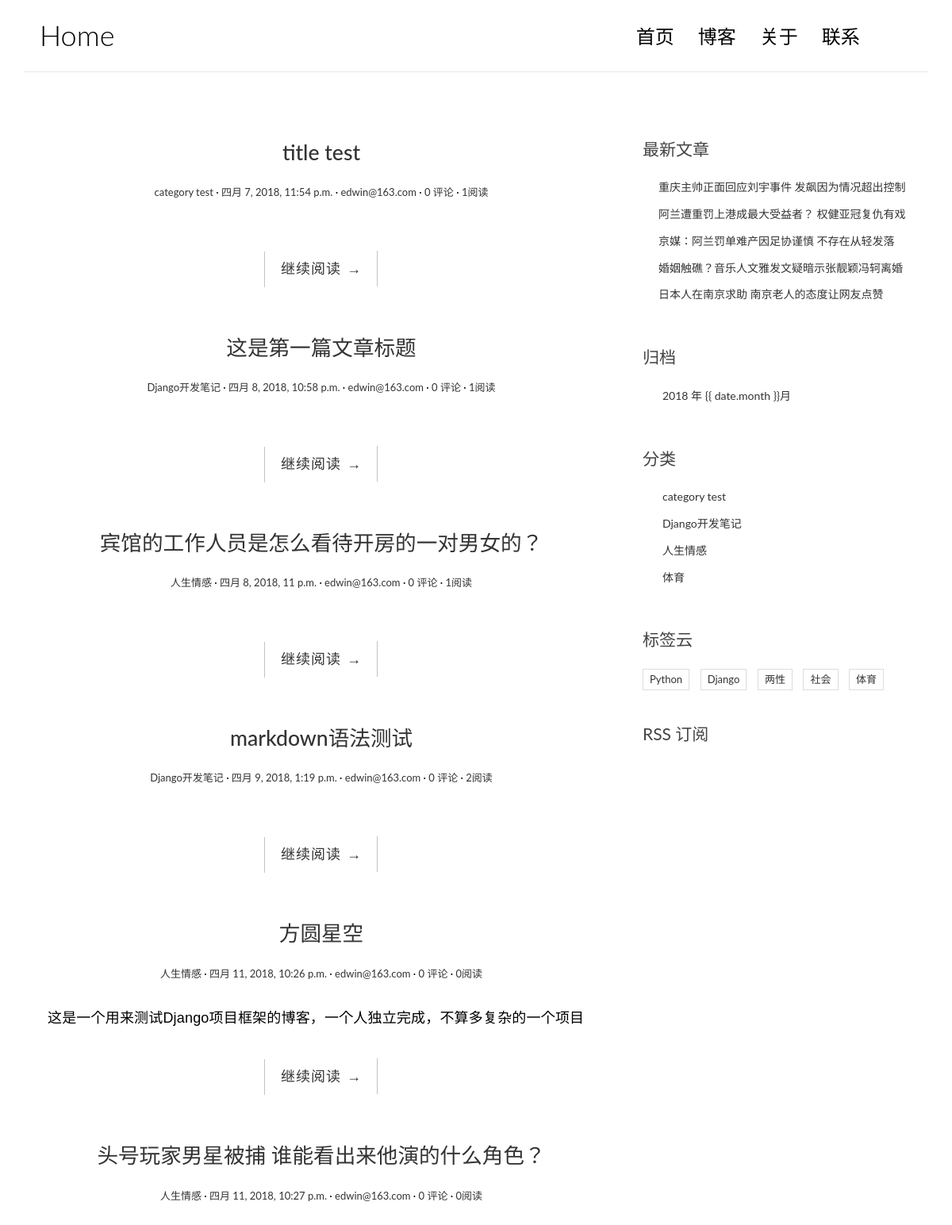
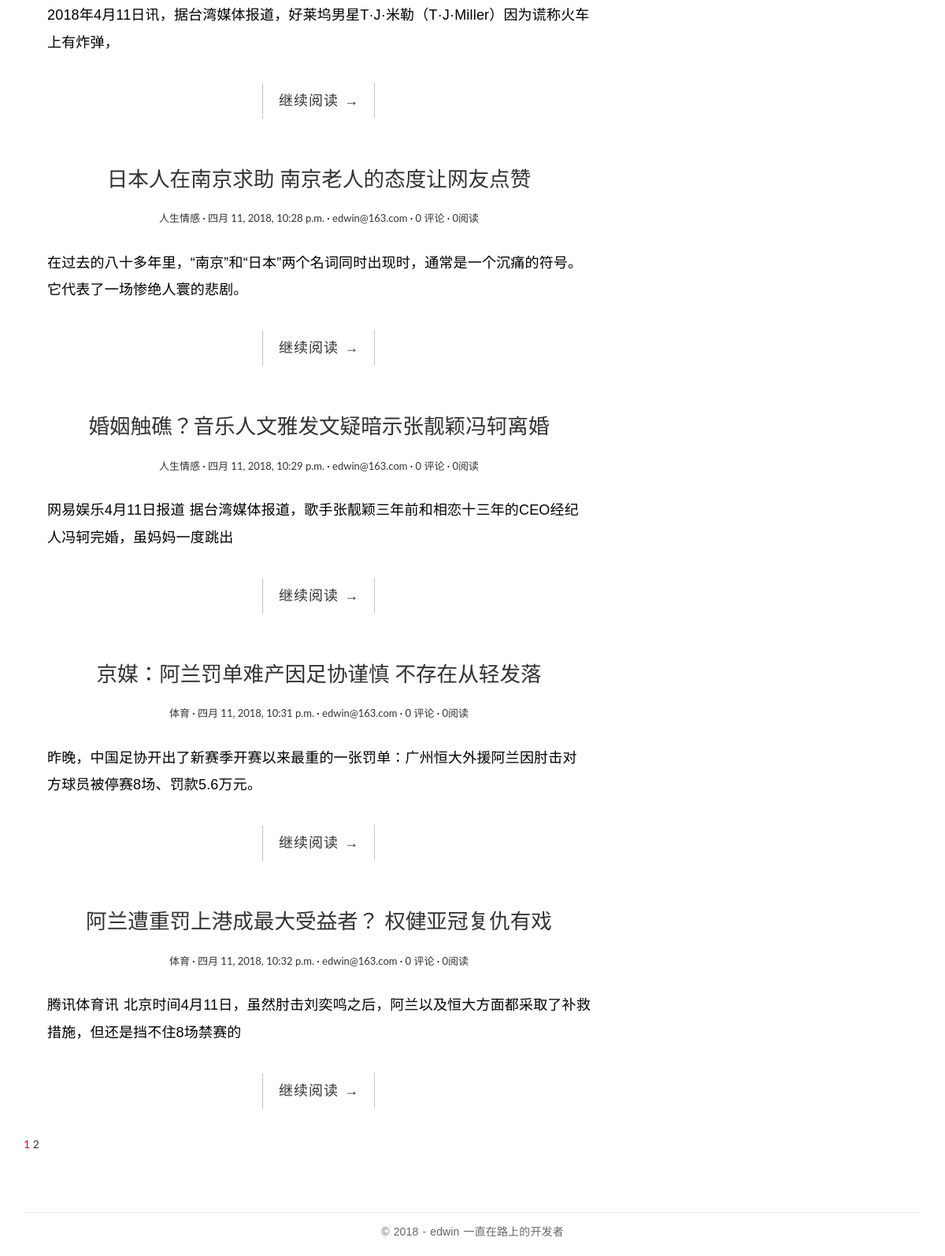
Before: / with the older database file (2 pictures, top to bottom).
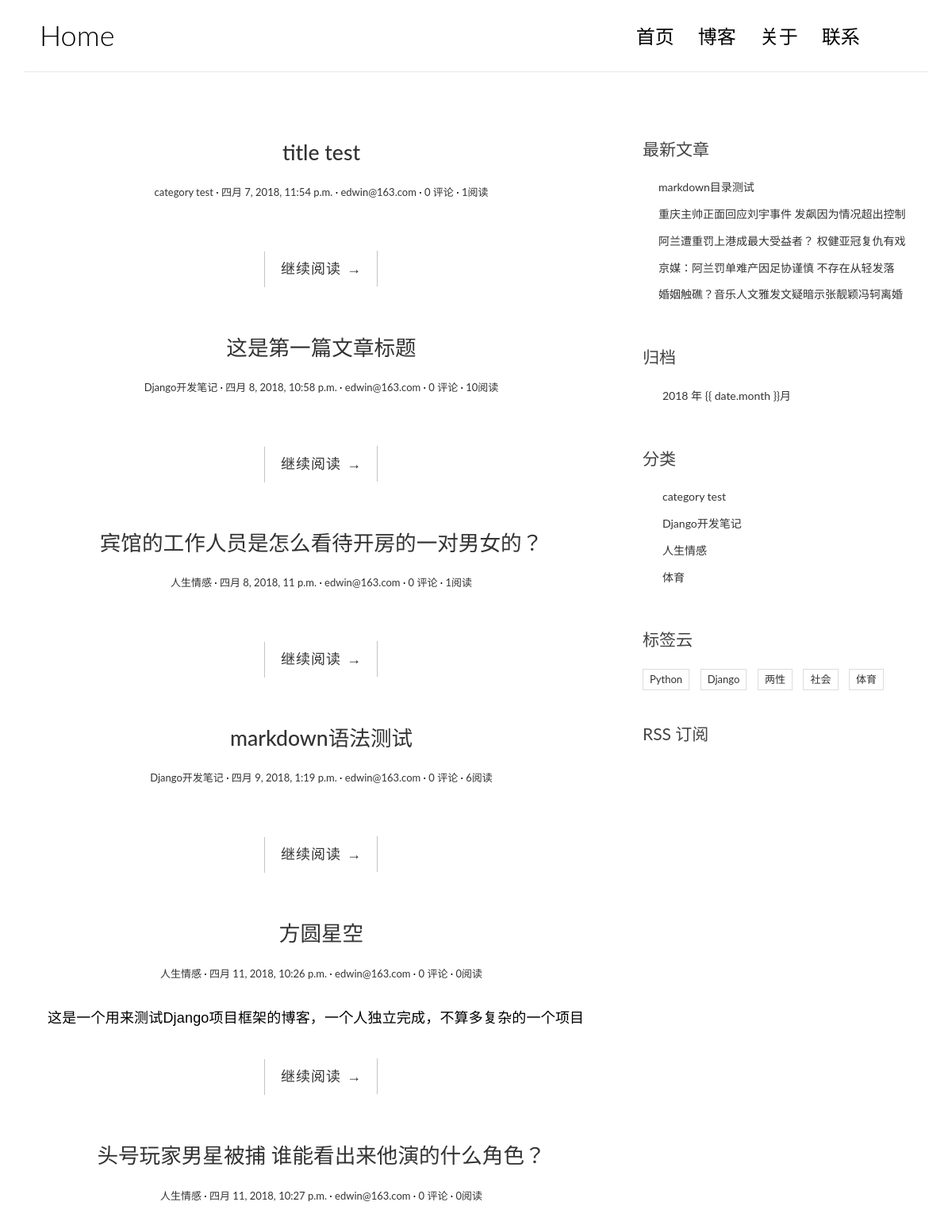
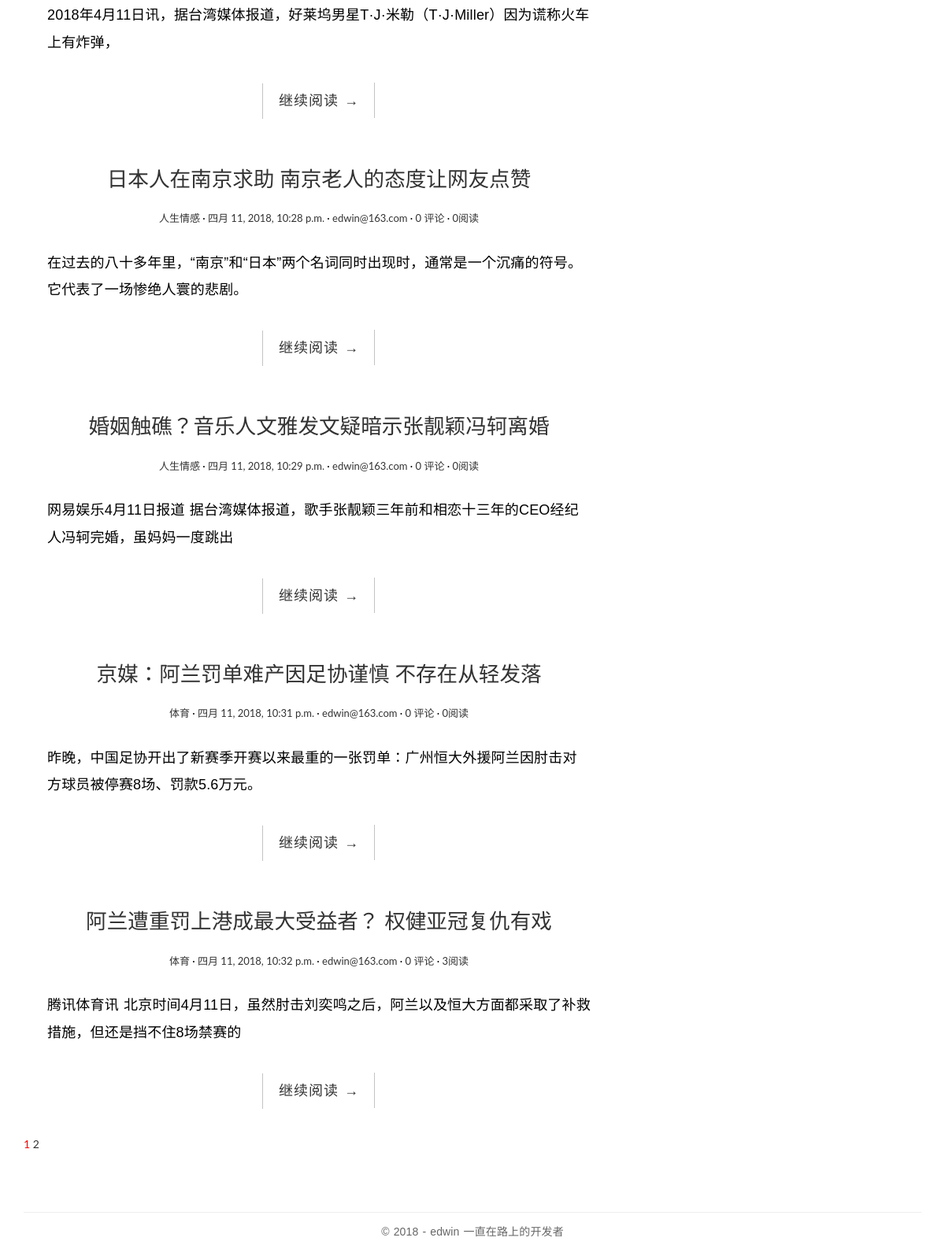
After: the same page with the newer database file (2 pictures, top to bottom).
### blog/models.py (models this page shows, shortened)
@python_2_unicode_compatible
class Port(models.Model):
    title = models.CharField(max_length=70,blank=False)
    body = models.TextField()
    created_time = models.DateTimeField()
    modified_time = models.DateTimeField()
    excerpt = models.CharField(max_length=200, blank=True)
    category = models.ForeignKey(Category)
    tags = models.ManyToManyField(Tag, blank=True)
    author = models.ForeignKey(User)
    def get_absolute_url(self):
        return reverse('blog:detail',kwargs={'pk':self.pk})
    views = models.PositiveIntegerField(default=0)

@python_2_unicode_compatible
class Category(models.Model):
    name = models.CharField(max_length=200)

@python_2_unicode_compatible
class Tag(models.Model):
    name = models.CharField(max_length=100)

### blog/views.py (the view, shortened to what this page needs)
# urls.py: url(r'^$', views.IndexView.as_view(), name='index'),
class IndexView(ListView):
    model = Port
    template_name = 'blog/index.html'
    context_object_name = 'post_list'
    paginate_by = 10
    def get_context_data(self, **kwargs):
        context = super().get_context_data(**kwargs)
        paginator = context.get('paginator')
        page = context.get('page_obj')
        is_paginated = context.get('is_paginated')
        pagination_data = self.pagination_data(paginator, page, is_paginated)
        context.update(pagination_data)
        return context
    def pagination_data(self, paginator, page, is_paginated):
        if not is_paginated:
            return {}
        left = []
        right = []
        left_has_more = False
        right_has_more = False
        first = False
        last = False
        page_number = page.number
        total_pages = paginator.num_pages
        page_range = paginator.page_range
        if page_number == 1:
            right = page_range[page_number:page_number + 2]
            if right[-1] < total_pages - 1:
                right_has_more = True
            if right[-1] < total_pages:
                last = True
        elif page_number == total_pages:
            left = page_range[(page_number - 3) if (page_number - 3) > 0 else 0:page_number - 1]
            if left[0] > 2:
                left_has_more = True
            if left[0] > 1:
                first = True
        data = {
            'left': left,
            'right': right,
            'left_has_more': left_has_more,
            'right_has_more': right_has_more,
            'first': first,
            'last': last,
        }
        return data

### blog/templatetags/blog_tags.py (called while the page is built)
@register.simple_tag
def get_recent_posts(num=5):
    return Port.objects.all().order_by('-created_time')[:num]

@register.simple_tag
def archives():
    return Port.objects.dates('created_time','month',order='DESC')

@register.simple_tag
def get_categories():
    return Category.objects.annotate(num_posts=Count('port')).filter(num_posts__gt=0)

@register.simple_tag
def get_tags():
    return Tag.objects.annotate(num_posts=Count('port')).filter(num_posts__gt=0)

### templates/blog/index.html (shortened to what this page needs)
{% extends 'base.html' %}
{% block main %}
{% for post in post_list %}
<article class="post post-1">
    <header class="entry-header">
        <h1 class="entry-title">
            <a href="{{ post.get_absolute_url }}">{{post.title}}</a>
        </h1>
        <div class="entry-meta">
            <span class="post-category"><a href="#">{{post.category.name}}</a></span>
            <span class="post-date"><a href="#"><time class="entry-date"
                                                      datetime="{{post.created_time}}">{{post.created_time}}</time></a></span>
            <span class="post-author"><a href="#">{{ post.author }}</a></span>
            <span class="comments-link"><a href="#">{{ comment_list|length}} 评论</a></span>
            <span class="views-count"><a href="#">{{ post.views }}阅读</a></span>
        </div>
    </header>
    <div class="entry-content clearfix">
        <p>{{ post.excerpt }}</p>
        <div class="read-more cl-effect-14">
            <a href="{{ post.get_absolute_url }}" class="more-link">继续阅读 <span class="meta-nav">→</span></a>
        </div>
    </div>
</article>
{% empty%}
<div class="no-post">暂时还没有发布的文章</div>
{% endfor %}
{% if is_paginated %}
<div class="pagination">
  <a href="?page={{ page_obj.number }}" style="color: red">{{ page_obj.number }}</a>
  {% if right %}
    {% for i in right %}
        <a href="?page={{ i }}">{{ i }}</a>
    {% endfor %}
  {% endif %}
</div>
{% endif %}
{% endblock main %}

### templates/base.html (shortened to what this page needs)
{% load staticfiles %}
{% load blog_tags %}
<!DOCTYPE html>
<html>
<head>
    <link href="https://cdn.bootcss.com/bootstrap/3.3.7/css/bootstrap.min.css" rel="stylesheet">
    <link rel="stylesheet" href="http://code.ionicframework.com/ionicons/2.0.1/css/ionicons.min.css">
    <link rel="stylesheet" href="{% static 'blog/css/pace.css' %}">
    <link rel="stylesheet" href="{% static 'blog/css/custom.css' %}">
    <link rel="stylesheet" href="{% static 'blog/css/highlights/github.css' %}">
</head>
<body>
<div class="container">
    <header id="site-header">
        <div class="row">
            <div class="col-md-4 col-sm-5 col-xs-8">
                <div class="logo">
                    <h1><a href="{% url 'blog:index'%}">Home</a></h1>
                </div>
            </div>
            <div class="col-md-8 col-sm-7 col-xs-4">
                <nav class="main-nav" role="navigation">
                    <div class="collapse navbar-collapse" id="bs-example-navbar-collapse-1">
                        <ul class="nav navbar-nav navbar-right">
                            <li class="cl-effect-11"><a href="{% url 'blog:index'%}" data-hover="首页">首页</a></li>
                            <li class="cl-effect-11"><a href="full-width.html" data-hover="博客">博客</a></li>
                            <li class="cl-effect-11"><a href="about.html" data-hover="关于">关于</a></li>
                            <li class="cl-effect-11"><a href="contact.html" data-hover="联系">联系</a></li>
                        </ul>
                    </div>
                </nav>
            </div>
        </div>
    </header>
</div>
<div class="content-body">
    <div class="container">
        <div class="row">
            <main class="col-md-8">
                {% block main %}
                {% endblock main %}
            </main>
            <aside class="col-md-4">
                <div class="widget widget-recent-posts">
                    <h3 class="widget-title">最新文章</h3>
                    {% get_recent_posts as recent_post_list %}
                    <ul>
                        {% for post in recent_post_list %}
                        <li>
                            <a href="{{ post.get_absolute_url }}">{{ post.title }}</a>
                        </li>
                        {% empty %}
                        暂无文章！
                        {% endfor %}
                    </ul>
                </div>
                <div class="widget widget-archives">
                    <h3 class="widget-title">归档</h3>
                    {% archives as date_list%}
                    <ul>
                        {% for date in date_list%}
                        <li>
                            <a href="{% url 'blog:archives' date.year date.month %}">{{ date.year}} 年 {{ date.month
                                }}月</a>
                        </li>
                        {% empty %}
                        暂无归档
                        {% endfor %}
                    </ul>
                </div>
                <div class="widget widget-category">
                    <h3 class="widget-title">分类</h3>
                    {% get_categories as category_list %}
                    <ul>
                        {% for category in category_list %}
                        <li>
                            <a href="{% url 'blog:category' category.pk%}">{{ category.name }}
                                </a>
                        </li>
                        {% empty %}
                        暂无分类
                        {% endfor %}
                    </ul>
                </div>
                <div class="widget widget-tag-cloud">
                    <h3 class="widget-title">标签云</h3>
                    {% get_tags as tags_list %}
                    <ul>
                        {% for tag in tags_list %}
                        <li>
                            <a href="#">{{ tag.name }}</a>
                        </li>
                        {% empty %}
                        暂无评论
                        {% endfor %}
                    </ul>
                </div>
                <div class="rss">
                    <a href="{% url 'rss' %}"> RSS 订阅</a>
                </div>
            </aside>
        </div>
    </div>
</div>
<footer id="site-footer">
    <div class="container">
        <div class="row">
            <div class="col-md-12">
                <p class="copyright">&copy 2018 - edwin 一直在路上的开发者</p>
            </div>
        </div>
    </div>
</footer>
</body>
</html>

### blog/static/blog/css/custom.css (style rules this page uses)
* { outline: none; }
h1, h2, h3, h4, h5, h6 { margin-top: 0; }
a { color: #333; }
body { color: #444; font-family: 'Lato', sans-serif; }
p { font-family: 'Ubuntu', sans-serif; font-weight: 400; word-spacing: 1px; letter-spacing: 0.01em; }
#site-header { background-color: #FFF; padding: 25px 20px; margin-bottom: 40px; border-bottom: 1px solid #e7e7e7; }
.logo h1 a { color: #000; }
.logo h1 { margin: 0; font-family: 'Lato', sans-serif; font-weight: 300; }
.main-nav { margin-top: 11px; max-width: 95%; }
.main-nav a { color: #000000 !important; padding: 0 0 5px 0 !important; margin-right: 30px; font-family: 'Lato', sans-serif; font-weight: 300; font-size: 24px; }
.cl-effect-11 a { padding: 10px 0; color: #0972b4; text-shadow: none; }
.cl-effect-11 a::before { position: absolute; top: 0; left: 0; overflow: hidden; padding: 0 0 5px 0 !important; max-width: 0; border-bottom: 1px solid #000; color: #000; content: attr(data-hover); white-space: nowrap; -webkit-transition: max-width 0.5s; -moz-transition: max-width 0.5s; transition: max-width 0.5s; }
.content-body { padding-bottom: 4em; }
.post { background: #fff; padding: 30px 30px 0; }
.entry-title { text-align: center; font-size: 1.9em; margin-bottom: 20px; line-height: 1.6; padding: 10px 20px 0; }
.entry-meta { text-align: center; color: #DDDDDD; font-size: 13px; margin-bottom: 30px; }
.entry-content { font-size: 18px; line-height: 1.9; font-weight: 300; color: #000; }
.post-category::after, .post-date::after, .post-author::after, .comments-link::after { content: ' ·'; color: #000; }
.read-more { font-family: 'Ubuntu', sans-serif; font-weight: 400; word-spacing: 1px; letter-spacing: 0.01em; text-align: center; margin-top: 20px; }
.cl-effect-14 a { padding: 0 20px; height: 45px; line-height: 45px; position: relative; display: inline-block; margin: 15px 25px; letter-spacing: 1px; font-weight: 400; text-shadow: 0 0 1px rgba(255, 255, 255, 0.3); }
.cl-effect-14 a::before, .cl-effect-14 a::after { position: absolute; width: 45px; height: 1px; background: #C3C3C3; content: ''; -webkit-transition: all 0.3s; -moz-transition: all 0.3s; transition: all 0.3s; pointer-events: none; }
.cl-effect-14 a::before { top: 0; left: 0; -webkit-transform: rotate(90deg); -moz-transform: rotate(90deg); transform: rotate(90deg); -webkit-transform-origin: 0 0; -moz-transform-origin: 0 0; transform-origin: 0 0; }
.cl-effect-14 a::after { right: 0; bottom: 0; -webkit-transform: rotate(90deg); -moz-transform: rotate(90deg); transform: rotate(90deg); -webkit-transform-origin: 100% 0; -moz-transform-origin: 100% 0; transform-origin: 100% 0; }
.widget { background: #fff; padding: 30px 0 0; }
.widget-title { font-size: 1.5em; margin-bottom: 20px; line-height: 1.6; padding: 10px 0 0; font-weight: 400; }
.widget-recent-posts ul { padding: 0; margin: 0; padding-left: 20px; }
.widget-recent-posts ul li { list-style-type: none; position: relative; line-height: 170%; margin-bottom: 10px; }
.widget-recent-posts ul li::before { content: '\f3d3'; font-family: "Ionicons"; position: absolute; left: -17px; top: 3px; font-size: 16px; color: #000; }
.widget-archives ul { padding: 0; margin: 0; padding-left: 25px; }
.widget-archives ul li { list-style-type: none; position: relative; line-height: 170%; margin-bottom: 10px; }
.widget-archives ul li::before { content: '\f3f3'; font-family: "Ionicons"; position: absolute; left: -25px; top: 1px; font-size: 16px; color: #000; }
.widget-category ul { padding: 0; margin: 0; padding-left: 25px; }
.widget-category ul li { list-style-type: none; position: relative; line-height: 170%; margin-bottom: 10px; }
.widget-category ul li::before { content: '\f3fe'; font-family: "Ionicons"; position: absolute; left: -25px; top: 1px; font-size: 18px; color: #000; }
.widget-tag-cloud ul { padding: 0; margin: 0; margin-right: -10px; }
.widget-tag-cloud ul li { list-style-type: none; font-size: 13px; display: inline-block; margin-right: 10px; margin-bottom: 10px; padding: 3px 8px; border: 1px solid #ddd; }
.rss { font-size: 21px; margin-top: 30px; }
.rss a { color: #444; }
#site-footer { padding-top: 10px; padding: 0 0 1.5em 0; }
.copyright { text-align: center; padding-top: 1em; margin: 0; border-top: 1px solid #eee; color: #666; }

Changed rows visible on the page:
no longer on one of the page's lists (row unchanged): Port: title "日本人在南京求助 南京老人的态度让网友点赞"
changed Port "这是第一篇文章标题": views "1" → "10"
changed Port "markdown语法测试": views "2" → "6"
changed Port "阿兰遭重罚上港成最大受益者？ 权健亚冠复仇有戏": views "0" → "3"
added Port: title "markdown目录测试", shown under "最新文章"
